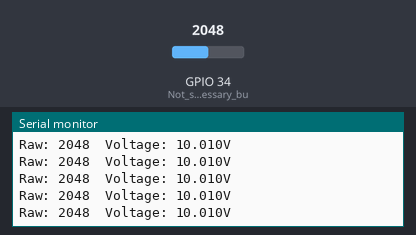
The sketch below on a simulated ESP32. Shown: the last lines printed to the serial monitor. The inputs (shaded band) are chosen by the test bench; at power-on: GPIO 34 (Not_strictly_necessary_bu) = 2048.

Above: at 1.2 s.
1.3 s: GPIO 34 (Not_strictly_necessary_bu) set to 2866
At 1.56 s:
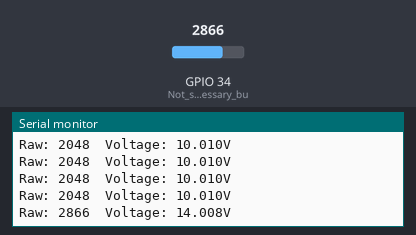
2.8 s: GPIO 34 (Not_strictly_necessary_bu) set to 3603
At 2.96 s:
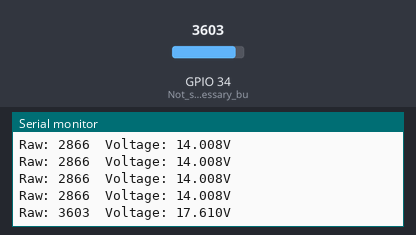
Timing chart, 0 to 5.8 s (numbered marks = the images above; inputs shaded):
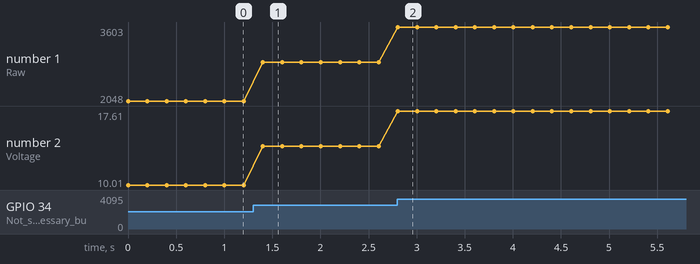

The sketch:

hall_sensor.ino
```cpp
void setup() {
  Serial.begin(115200); // Start serial at safe speed
  pinMode(34, INPUT); // Not strictly necessary but good practice
  Serial.println("Hall Sensor Test - Safe Mode");
}

void loop() {
  int sensorValue = analogRead(34); // Read from A0
  float voltage = sensorValue * (5.0 / 1023.0); // Convert to voltage (5V reference)

  Serial.print("Raw: ");
  Serial.print(sensorValue);
  Serial.print("\tVoltage: ");
  Serial.print(voltage, 3); // 3 decimal places
  Serial.println("V");

  delay(200); // Slow enough to read safely
}
```

Measured:
- after the input at 1.3 s, the serial monitor: prints a new line after 0.10 s (image 1)
- after the input at 2.8 s, the serial monitor: prints a new line at once (image 2)
- plotted number 1: 2048 → 2866 after the input at 1.3 s, 2866 → 3603 after the input at 2.8 s
- plotted number 2: 10.01 → 14.01 after the input at 1.3 s, 14.01 → 17.61 after the input at 2.8 s
